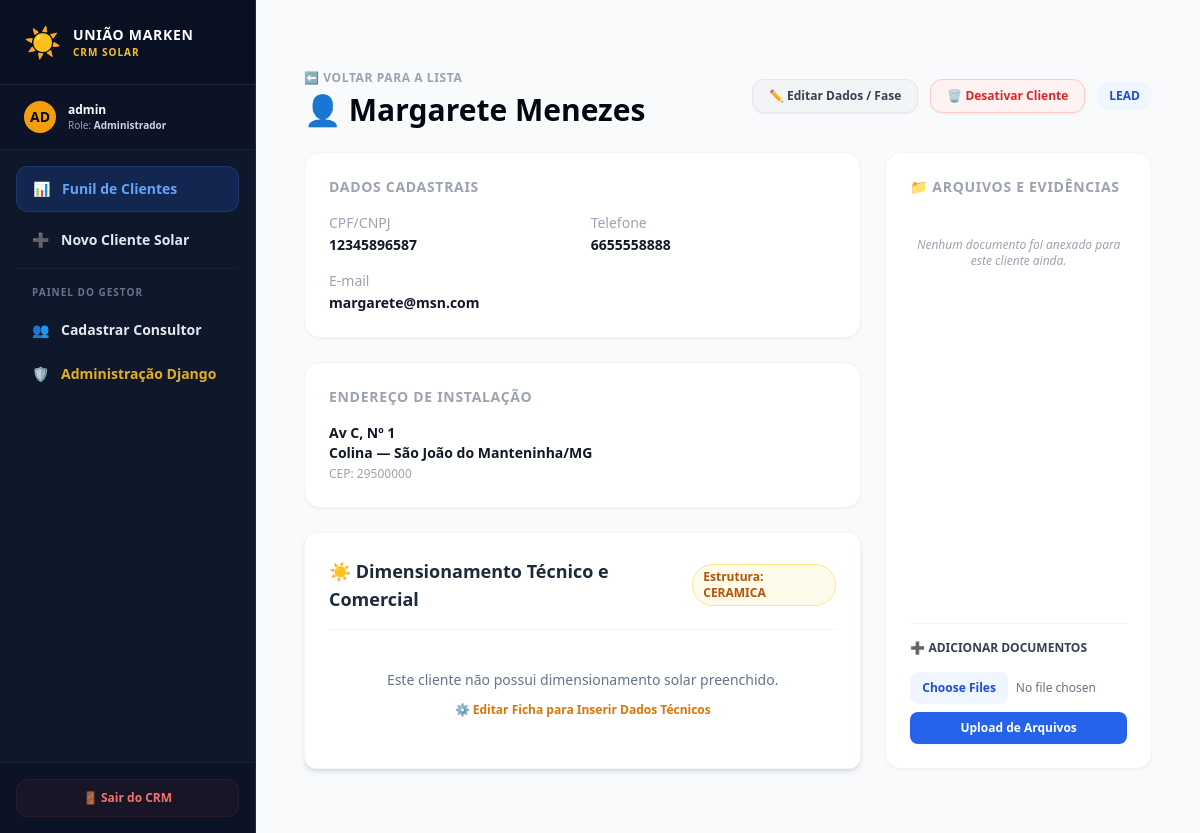
The app's page /crm/cliente/8/ (signed in), older data.
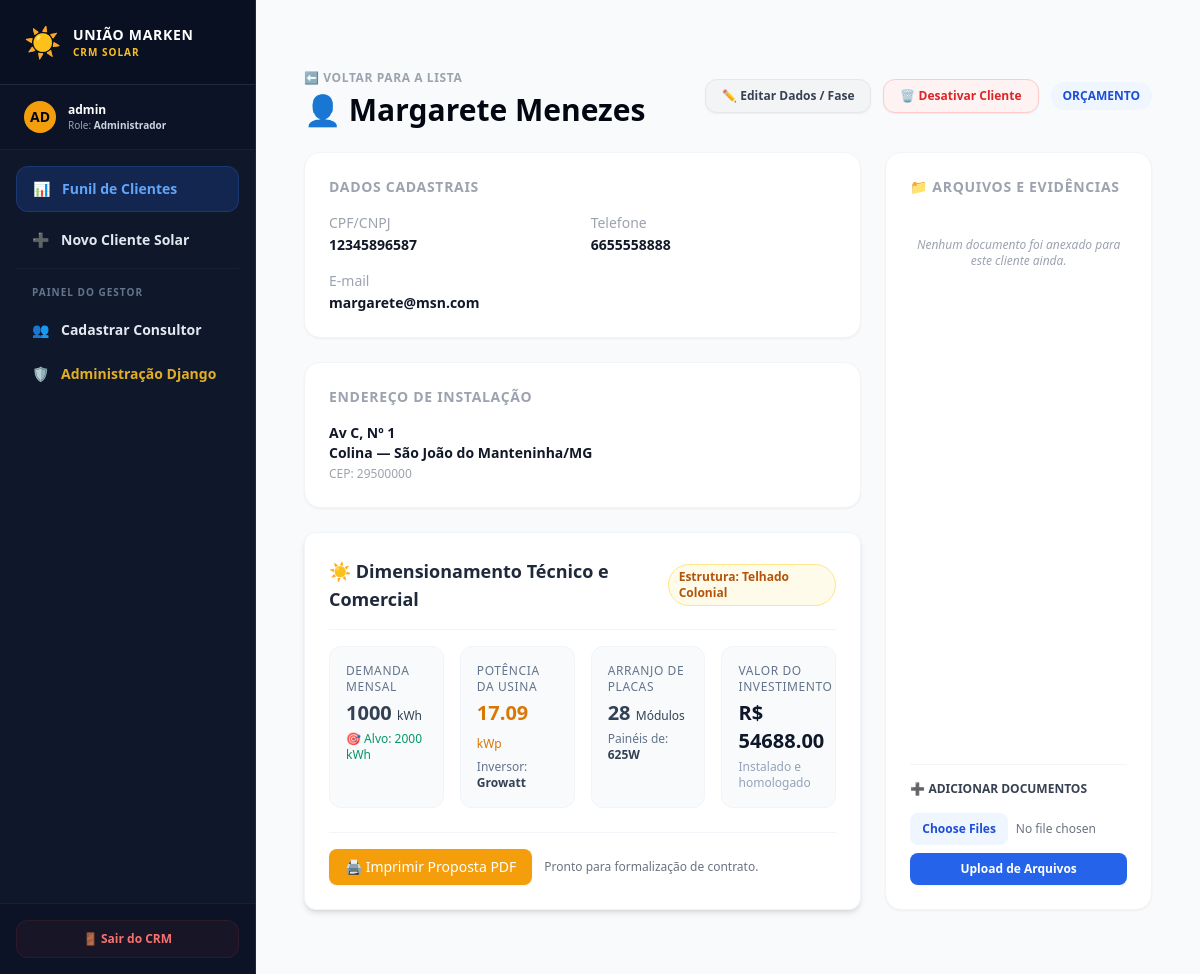
The same page, newer data.
### apps/crm/models.py (models this page shows, shortened)
class Cliente(models.Model):
    vendedor = models.ForeignKey(CustomUser, on_delete=models.SET_NULL, null=True, related_name='clientes')
    nome = models.CharField(max_length=255)
    cpf_cnpj = models.CharField(max_length=18, unique=True)
    telefone = models.CharField(max_length=20)
    email = models.EmailField(blank=True, null=True)
    cep = models.CharField(max_length=9)
    endereco = models.CharField(max_length=255)
    numero = models.CharField(max_length=20)
    bairro = models.CharField(max_length=100)
    cidade = models.CharField(max_length=100)
    estado = models.CharField(max_length=2)
    tipo_estrutura = models.CharField(max_length=50, choices=TipoEstrutura.choices, default=TipoEstrutura.COLONIAL)
    fase_atual = models.CharField(max_length=20, choices=FaseProcesso.choices, default=FaseProcesso.ORCAMENTO)
    criado_em = models.DateTimeField(auto_now_add=True)
    consumo_kwh = models.PositiveIntegerField(default=0, help_text="Consumo atual do cliente (ex: 1000 kWh)")
    producao_estimada_kwh = models.PositiveIntegerField(default=0, help_text="Produção estimada que o cliente quer para a usina (ex: 1500 kWh)")
    potencia_painel = models.PositiveIntegerField(default=550, help_text="Potência dos painéis/placas em Watts (ex: 550)")
    marca_inversor = models.CharField(max_length=100, blank=True, null=True, help_text="Marca do inversor que será usado")
    potencia_usina = models.DecimalField(max_digits=6, decimal_places=2, default=0.00, help_text="Calculado: Potência total da usina em kWp")
    qtd_modulos = models.PositiveIntegerField(default=0, help_text="Calculado: Quantidade de placas")
    valor_investimento = models.DecimalField(max_digits=10, decimal_places=2, default=0.00, help_text="Calculado: Preço final do projeto")
    is_active = models.BooleanField(
        default=True,
        help_text="Define se o cliente está ativo no sistema (Soft Delete)"
    )

### apps/crm/views.py (the view)
# urls.py: path('cliente/<int:pk>/', ClienteDetailView.as_view(), name='cliente_detail'),
class ClienteDetailView(SolarAccessControlMixin, DetailView):
    model = Cliente
    template_name = 'crm/cliente_detail.html'
    context_object_name = 'cliente'
    def get_context_data(self, **kwargs):
        context = super().get_context_data(**kwargs)
        context['anexos'] = self.object.anexos.all()
        return context

### apps/users/mixins.py (called while the page is built)
    def get_queryset(self):
        queryset = super().get_queryset()
        user = self.request.user
        if hasattr(queryset.model, 'is_active'):
            if user.role != CustomUser.Role.ADMIN:
                queryset = queryset.filter(is_active=True)
        if user.role == CustomUser.Role.VENDEDOR:
            return queryset.filter(vendedor=user)
        elif user.role == CustomUser.Role.ADMIN:
            return queryset
        return queryset.none()

### templates/crm/cliente_detail.html (shortened to what the changed rows need)
{% extends 'base.html' %}
{% block content %}
<div class="max-w-4xl mx-auto px-4 py-8">
    <div class="flex justify-between items-center mb-6">
        <div>
            <a href="{% url 'crm:cliente_list' %}" class="text-xs font-bold text-gray-400 uppercase tracking-wider hover:text-gray-600">
                ⬅️ Voltar para a Lista
            </a>
            <h2 class="text-3xl font-extrabold text-gray-950 mt-1">👤 {{ cliente.nome }}</h2>
        </div>
        <div class="flex items-center gap-3">
            <a href="{% url 'crm:cliente_update' cliente.pk %}" class="bg-gray-100 hover:bg-gray-200 text-gray-700 font-semibold py-2 px-4 rounded-xl text-xs transition-colors border border-gray-200 shadow-sm">
                ✏️ Editar Dados / Fase
            </a>
            <form action="{% url 'crm:cliente_desativar' cliente.pk %}" method="POST" onsubmit="return confirm('Tem certeza que deseja desativar este cliente da listagem ativa?');" class="inline">
                <button type="submit" class="bg-red-50 hover:bg-red-100 text-red-600 border border-red-200 font-semibold py-2 px-4 rounded-xl text-xs transition-colors shadow-sm">
                </button>
            </form>
            <span class="px-3 py-1.5 rounded-full text-xs font-bold bg-blue-50 text-blue-700 uppercase">
                {{ cliente.get_fase_atual_display }}
            </span>
        </div>
    </div>
    <div class="grid grid-cols-1 md:grid-cols-3 gap-6">
        <div class="md:col-span-2 space-y-6">
            <div class="bg-white p-6 rounded-2xl shadow-sm border border-gray-100">
                <dl class="grid grid-cols-1 sm:grid-cols-2 gap-4 text-sm">
                    <div>
                        <dt class="text-gray-400 font-medium">CPF/CNPJ</dt>
                        <dd class="text-gray-900 font-semibold mt-0.5">{{ cliente.cpf_cnpj }}</dd>
                    </div>
                    <div>
                        <dt class="text-gray-400 font-medium">Telefone</dt>
                        <dd class="text-gray-900 font-semibold mt-0.5">{{ cliente.telefone }}</dd>
                    </div>
                    <div class="sm:col-span-2">
                        <dt class="text-gray-400 font-medium">E-mail</dt>
                        <dd class="text-gray-900 font-semibold mt-0.5">{{ cliente.email|default:"Não informado" }}</dd>
                    </div>
                </dl>
            </div>
            <div class="bg-white p-6 rounded-2xl shadow-sm border border-gray-100">
                <h3 class="text-sm font-bold text-gray-400 uppercase mb-4 tracking-wider">Endereço de Instalação</h3>
                <p class="text-sm text-gray-900 font-semibold">
                    {{ cliente.endereco }}, Nº {{ cliente.numero }}<br>
                    {{ cliente.bairro }} — {{ cliente.cidade }}/{{ cliente.estado }}<br>
                    <span class="text-xs text-gray-400 font-normal">CEP: {{ cliente.cep }}</span>
                </p>
            </div>
            <div class="bg-white rounded-xl shadow-md border border-slate-100 p-6 mt-6">
                <div class="flex items-center justify-between border-b border-slate-100 pb-4 mb-4">
                    <h3 class="text-lg font-bold text-slate-800 flex items-center gap-2">
                        ☀️ Dimensionamento Técnico e Comercial
                    </h3>
                    <span class="text-xs font-semibold px-2.5 py-1 rounded-full bg-amber-50 text-amber-700 border border-amber-200">
                        Estrutura: {{ cliente.get_tipo_estrutura_display }}
                    </span>
                </div>
                {% if cliente.producao_estimada_kwh > 0 %}
                <div class="grid grid-cols-1 md:grid-cols-2 lg:grid-cols-4 gap-4">
                    <div class="bg-slate-50 p-4 rounded-xl border border-slate-100">
                        <p class="text-xs text-slate-500 font-medium uppercase tracking-wider">Demanda Mensal</p>
                        <p class="text-xl font-bold text-slate-700 mt-1">{{ cliente.consumo_kwh }} <span class="text-xs font-normal">kWh</span></p>
                        <p class="text-xs text-emerald-600 mt-1 font-medium">🎯 Alvo: {{ cliente.producao_estimada_kwh }} kWh</p>
                    </div>
                    <div class="bg-slate-50 p-4 rounded-xl border border-slate-100">
                        <p class="text-xs text-slate-500 font-medium uppercase tracking-wider">Potência da Usina</p>
                        <p class="text-xl font-bold text-amber-600 mt-1">{{ cliente.potencia_usina }} <span class="text-xs font-normal">kWp</span></p>
                        <p class="text-xs text-slate-500 mt-1">Inversor: <span class="font-semibold text-slate-700">{{ cliente.marca_inversor|default:"Não definido" }}</span></p>
                    </div>
                    <div class="bg-slate-50 p-4 rounded-xl border border-slate-100">
                        <p class="text-xs text-slate-500 font-medium uppercase tracking-wider">Arranjo de Placas</p>
                        <p class="text-xl font-bold text-slate-700 mt-1">{{ cliente.qtd_modulos }} <span class="text-xs font-normal">Módulos</span></p>
                        <p class="text-xs text-slate-500 mt-1">Painéis de: <span class="font-semibold text-slate-700">{{ cliente.potencia_painel }}W</span></p>
                    </div>
                    <div class="bg-slate-50 p-4 rounded-xl border border-slate-100">
                        <p class="text-xs text-slate-500 font-medium uppercase tracking-wider">Valor do Investimento</p>
                        <p class="text-xl font-bold text-slate-900 mt-1">R$ {{ cliente.valor_investimento }}</p>
                        <p class="text-xs text-slate-400 mt-1">Instalado e homologado</p>
                    </div>
                </div>
                <div class="mt-6 flex flex-wrap gap-3 border-t border-slate-100 pt-4">
                    <a href="{% url 'crm:proposta_pdf' cliente.pk %}" target="_blank" class="inline-flex items-center gap-2 px-4 py-2 bg-amber-500 hover:bg-amber-600 text-white font-medium text-sm rounded-lg shadow-sm transition-all">
                        🖨️ Imprimir Proposta PDF
                    </a>
                    {% if not cliente.contrato %}
                        <p class="text-xs text-gray-500 self-center">Pronto para formalização de contrato.</p>
                    {% endif %}
                </div>
                {% else %}
                <div class="text-center py-6">
                    <p class="text-sm text-slate-500">Este cliente não possui dimensionamento solar preenchido.</p>
                    <a href="{% url 'crm:cliente_update' cliente.pk %}" class="inline-block mt-3 text-xs font-semibold text-amber-600 hover:underline">
                        ⚙️ Editar Ficha para Inserir Dados Técnicos
                    </a>
                </div>
                {% endif %}
            </div>
        </div>  </div>
</div>
{% endblock %}

Row changes from the older to the newer data that the page shows:
changed Cliente "Margarete Menezes": fase_atual "LEAD" → "ORÇAMENTO"; tipo_estrutura "CERAMICA" → "Telhado Colonial"; consumo_kwh (not shown) → "1000"; producao_estimada_kwh (not shown) → "2000"; potencia_usina (not shown) → "17.09"; marca_inversor (not shown) → "Growatt"; qtd_modulos (not shown) → "28"; potencia_painel (not shown) → "625"; valor_investimento (not shown) → "54688.00"
Text that changed along with them:
text no longer shown: "Este cliente não possui dimensionamento solar preenchido. ⚙️ Editar Ficha para Inserir Dados Técnicos"
text now shown: "DEMANDA MENSAL kWh 🎯 Alvo: kWh POTÊNCIA DA USINA kWp Inversor: ARRANJO DE PLACAS Módulos Painéis de: W VALOR DO INVESTIMENTO R$ Instalado e homologado 🖨️ Imprimir Proposta PDF Pronto para formalização de contrato."
